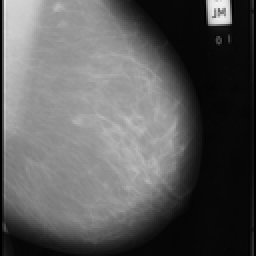
%> input picture mias/mdb144.pgm, 128 x 128 px, shrunk from 1024 x 1024 before the run (shown 2 times larger)
$ octave demo.m   (GNU Octave 9; MATLAB toolbox functions it lacks are replaced by stand-ins)
%> lines starting %> are read from the running program, lines starting %| are printed output that depends on the picture
%> further down, x is the input picture: size 128x128 uint8; min 0, max 242, mean 91.6
### nafsm.m
% Noise adaptive fuzzy switching median filter for salt-and-pepper noise

function y = NAFSM(x)

x = padarray(x,[3 3],'replicate');
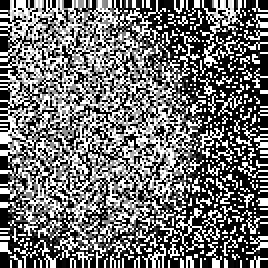
%> x: size 134x134 uint8 (shown 2 times larger); min 0, max 255, mean 114.4
x = double(x);
%> x: size 134x134 double

M = x;
y =x;

N = zeros(size(x));
N(x~=0 & x~=255) = 1;
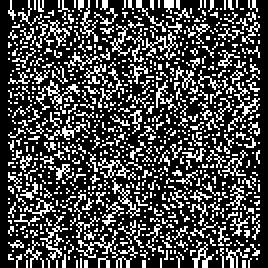
%> N: size 134x134 double (shown 2 times larger); values 0 (black) and 1 (white), 28.2% white in thin lines or dots

smax = 3;

[xlen ylen] =size(x);
%> xlen = 134; ylen = 134
T1 =10;
T2 = 30;


for i=4:1:xlen-3
    for j=4:1:ylen-3

        if N(i,j) == 0
            s = 1;
            g = N(i-s:i+s,j-s:j+s);

            while sum(g(:)<1) && s<smax
                s = s+1;
                g = N(i-s:i+s,j-s:j+s);
            end % while

            if s<=smax && sum(g(:)>0)

               clear tmp;
               tmp = x(i-s:i+s,j-s:j+s);
               tmp = tmp(g(:)==1);

               M(i,j) = median(tmp(:));

            else

               M(i,j) = median([x(i-1,j-1),x(i,j-1),x(i+1,j-1),x(i-1,j)]);

            end % if s>smax

        end % if N(i,j) == 0
    end
end % for i=4:1:xlen-3
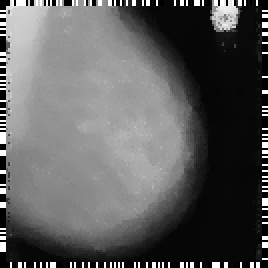
%> M: size 134x134 double (shown 2 times larger); min 0, max 255, mean 93.2
%> after the loop, g = [1 1 0 0 0 0 0; 0 0 0 0 0 0 0; 0 1 0 0 0 0 0; 0 0 0 0 0 0 0; 0 0 0 0 0 0 0; 0 0 0 0 0 0 0; 0 0 0 0 0 0 0]; s = 3; tmp = [4; 24; 24]

for i=4:1:xlen-3
    for j=4:1:ylen-3

        if N(i,j) == 0
            clear tmp;
            tmp = abs(x(i-1:i+1,j-1:j+1)-x(i,j)*ones(3,3));

            d = max(tmp(:));

            if d<T1
                f = 0;
            else
                if d>=T1 && d<T2
                    f = (d-T1)/(T2-T1);
                else
                    f =1;
                end
            end % d<T1

            y(i,j) = (1-f)*x(i,j)+f*M(i,j);
        end %  if N(i,j) == 0

    end
end % for i=4:1:xlen-3
%> after the loop, d = 255; f = 1; tmp = [255 255 255; 255 0 0; 255 0 0]

y = uint8(y(4:xlen-3,4:ylen-3));
%> y: size 128x128 uint8

### callcii.m
function  Cori = callcii(a);
[r1,c1]=size(a);
%> r1 = 128; c1 = 128

b=zeros(r1+3,c1+3);
for i=3:r1+1
    for j=3:c1+1
            b(i,j)=a(i-1,j-1);
       end
end
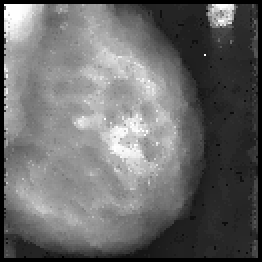
%> b: size 131x131 double (shown 2 times larger); min 0, max 255, mean 105.8


[r1,c1]=size(b);
%> r1 = 131; c1 = 131

for i=1:r1-4
    for j=1:c1-4
        windo=[b(i:(i+4),j:(j+4))]; % window of size 5x5
        amax=max(max(windo));
        amin=min(max(windo));
        if amax+amin ~= 0
            c(i,j)=(amax-amin)/(amax+amin);
        else
            c(i,j) = 0;
        end
        C=sum(sum(c));

        Cori=C/(r1*c1);
    end
end
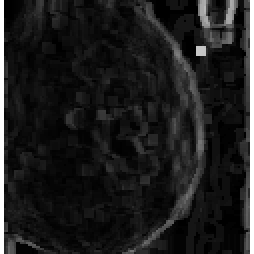
%> c: size 127x127 double (shown 2 times larger); min 0, max 1, mean 0.117

### demo.m
clear all
close all
x=imread('E:\aami_project\mias\mdb144.pgm');
isp=imnoise(x,'salt & pepper',0.7);
 b2= nafsm(isp);


eq = adapthisteq(b2);% adaptive histogram equalization
%figure(10),imshow(eq),title('he of image'),title('adap histeq');

z = adapthisteq(b2,'clipLimit',0.02,'Distribution','rayleigh'); %CLAHE
%figure(11),imshow(z),title('he of image'),title('CLAHE');
cprocessed = callcii(z);
%> cprocessed = 0.11
coriginal = callcii(x);
%> after the loop in callcii (call 2), `for i=1:r1-4`:
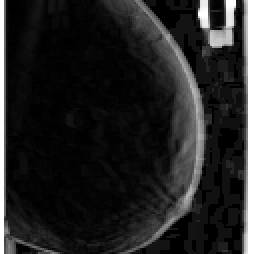
%> c: size 127x127 double (shown 2 times larger); min 0, max 1, mean 0.138
%> coriginal = 0.13
ciinew = cprocessed/coriginal;
%> ciinew = 0.842


figure(3);
subplot(2,2,1);imhist(x),title('original');
subplot(2,2,2);imhist(b2),title('filtered');
subplot(2,2,3);imhist(eq),title('adaptive');
subplot(2,2,4);imhist
%> (this line was passed over: imhist is not available in this run)
(z),title('clahe');
%> after `title('clahe')`:
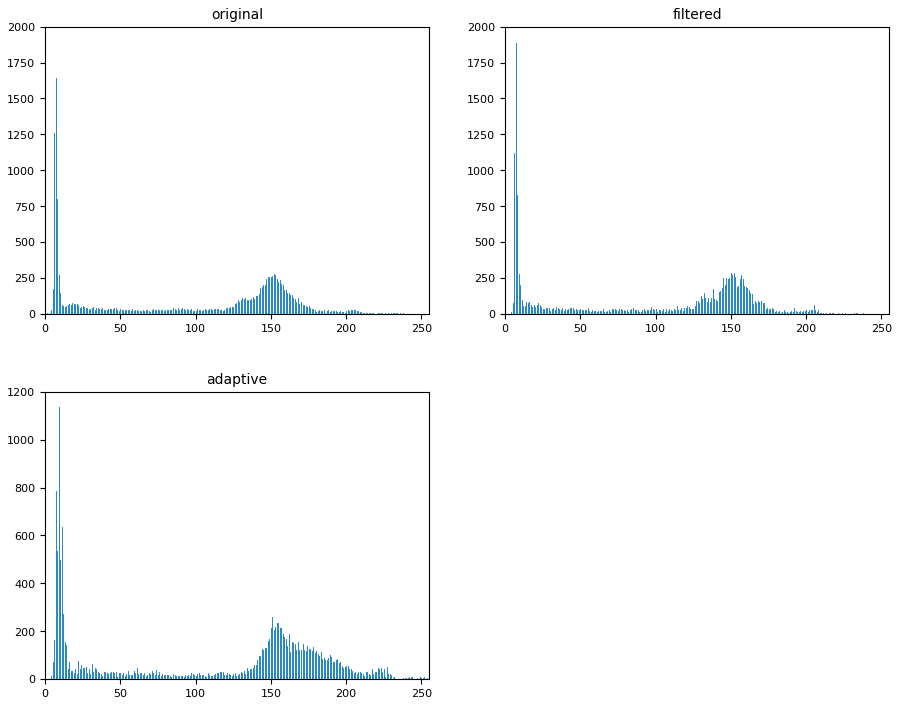
%> figure redrawn from the program's plot data, 3 panels; panel 1: highest point at x = 7, y = 1644; panel 2: highest point at x = 7, y = 1888; panel 3: highest point at x = 9, y = 1136
